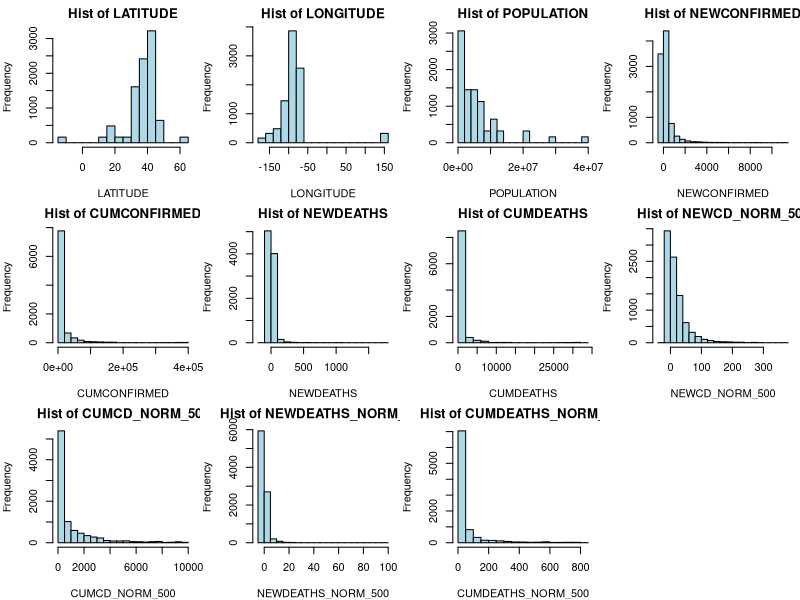

Write the R code that produced this figure.
## ---- chunk 1
library("readxl")
library(tidyverse)
## ---- chunk 2
covid = data.frame(read_excel("covid1.xlsx"))
## ---- chunk 3
head(covid)
## ---- chunk 4
cont.cols = c(5:11,14:17)
## ---- chunk 5
par(mfrow=c(3,4), mar=c(4,4,2,0.5)) # Setup grid, margins
for (j in cont.cols) {
  hist(covid[,j], xlab=colnames(covid)[j],
       main=paste("Hist of", colnames(covid)[j]),
       col="lightblue", breaks=20)
}
## ---- chunk 6
grouped.df = covid %>% group_by(STATE)
## ---- chunk 7
grouped.df %>% summarize(POP.mu = mean(POPULATION, na.rm = TRUE), NEWCONFIRMED = sum(NEWCONFIRMED, na.rm = TRUE), CUMCONFIRMED = sum(CUMCONFIRMED, na.rm = TRUE), NEWDEATHS=sum(NEWDEATHS, na.rm = TRUE), CUMDEATHS=sum(CUMDEATHS, na.rm = TRUE))
